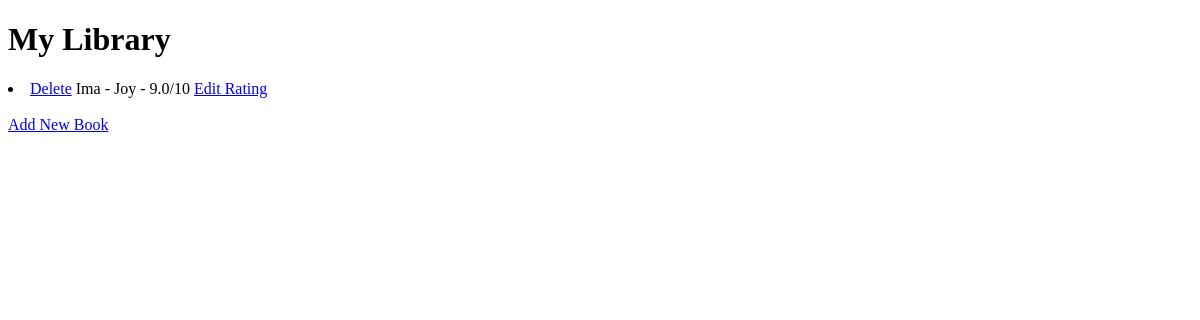
Before: / with the older database file.
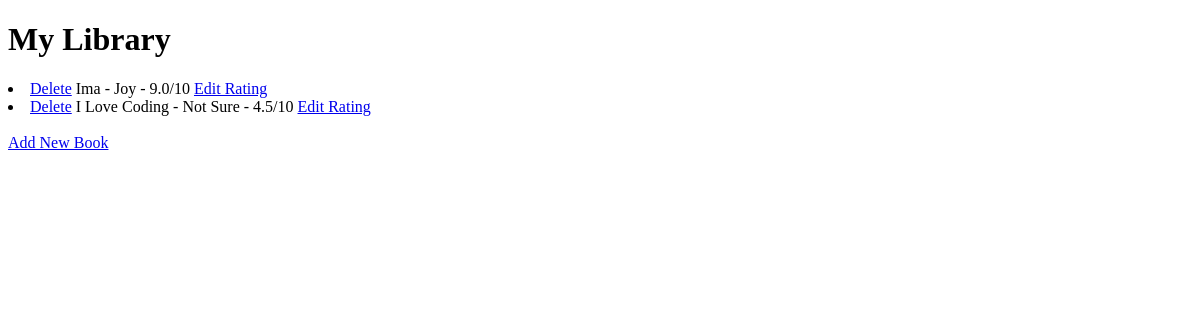
After: the same page with the newer database file.
### main.py (models this page shows)
class Books(db.Model):
    id=db.Column(db.Integer,primary_key=True)
    title=db.Column(db.String(250),nullable=False,unique=True)
    author= db.Column(db.String(250), nullable=False)
    rating=db.Column(db.Float,nullable=False)

### main.py (the view)
@app.route('/')
def home():
    all_books = db.session.query(Books).all()
    return render_template("index.html", books=all_books)

### templates/index.html (shortened to what this page needs)
<!DOCTYPE html>
<html lang="en">
<head>
</head>
<body>
<h1>My Library</h1>
   {% if books == []: %}
   <p>Library is empty.</p>
    <ul>
        {% else:%}
            {% for book_item in books: %}
            <li><a href="{{ url_for('delete', id=book_item.id) }}">Delete</a>
                {{(book_item.title).title()}} - {{(book_item.author).title()}} - {{book_item.rating}}/10
                <a href="{{ url_for('edit',id=book_item.id)}}">Edit Rating</a></li>
            {% endfor %}
        {% endif %}
<br>
<a href="{{ url_for('add')}}">Add New Book</a>
</body>
</html>

Changed rows visible on the page:
added Books: title "I Love Coding", author "Not Sure", rating "4.5"
